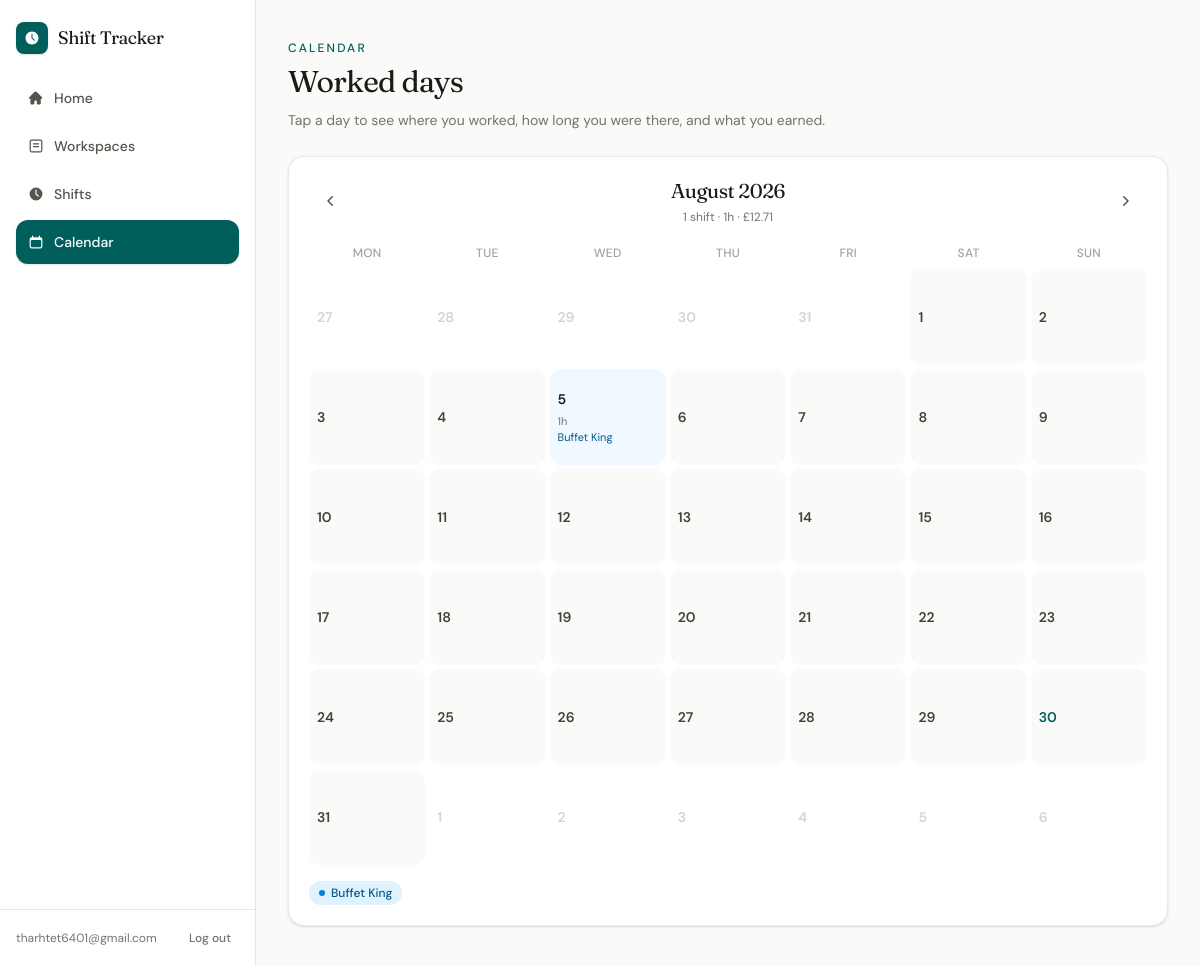
The page /calendar/ (signed in) on the database as committed earlier.
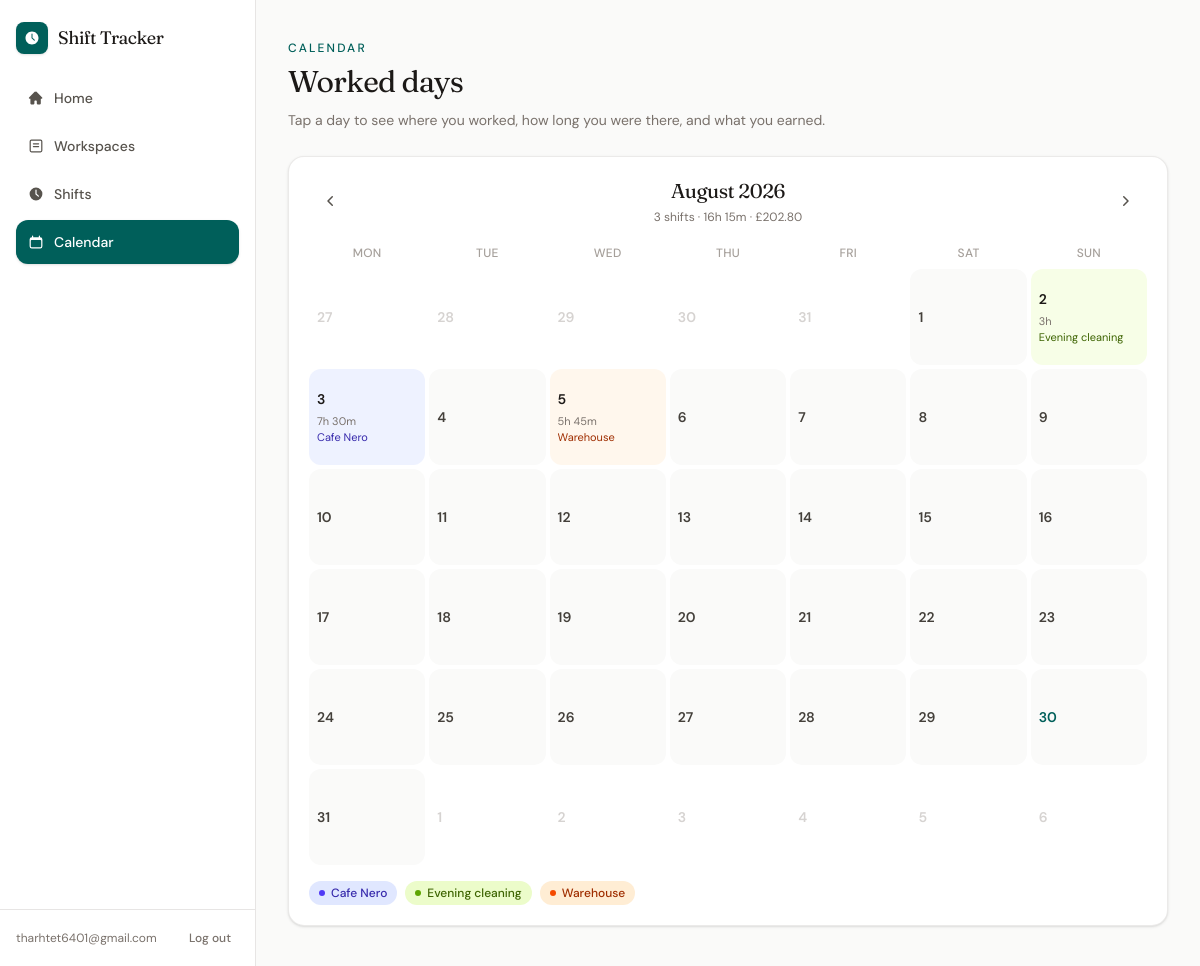
The same page on the database as committed later.
### shifts/models.py (models this page shows, shortened)
class Shift(models.Model):
    user = models.ForeignKey(
        settings.AUTH_USER_MODEL,
        on_delete=models.CASCADE,
        related_name="shifts",
    )
    workplace = models.ForeignKey(
        Workplace,
        on_delete=models.PROTECT,
        related_name="shifts",
    )
    date = models.DateField()
    start_time = models.TimeField()
    end_time = models.TimeField()
    break_minutes = models.PositiveIntegerField(default=0)
    hourly_rate_at_time = models.DecimalField(
        max_digits=6,
        decimal_places=2,
    )
    notes = models.TextField(
        blank=True,
    )
    created_at = models.DateTimeField(auto_now_add=True)
    updated_at = models.DateTimeField(auto_now=True)
    def duration_minutes(self):
        start = datetime.combine(
            self.date,
            self.start_time,
        )
        end = datetime.combine(
            self.date,
            self.end_time,
        )
        if end <= start:
            end += timedelta(days=1)
        total_minutes = int(
            (end - start).total_seconds() / 60
        )
        return total_minutes - self.break_minutes
    def duration_hours(self):
        return Decimal(self.duration_minutes()) / Decimal("60")
    def estimated_earnings(self):
        return (
            self.duration_hours()
            * self.hourly_rate_at_time
        ).quantize(Decimal("0.01"))

### workspaces/models.py (models this page shows, shortened)
class Workplace(models.Model):
    user = models.ForeignKey(
        settings.AUTH_USER_MODEL,
        on_delete=models.CASCADE,
        related_name="workplaces",
    )
    name = models.CharField(max_length=100)
    hourly_rate = models.DecimalField(
        max_digits=6,
        decimal_places=2,
    )
    is_active = models.BooleanField(default=True)
    created_at = models.DateTimeField(auto_now_add=True)
    updated_at = models.DateTimeField(auto_now=True)
    @property
    def color_key(self):
        return workplace_color_key(self.pk)

### shifts/views.py (the view)
# urls.py: path("calendar/", views.shift_calendar, name="shift_calendar"),
@login_required
def shift_calendar(request):
    try:
        context = _calendar_context(request)
        template = (
            "shifts/partials/calendar.html"
            if request.headers.get("HX-Request")
            else "shifts/calendar.html"
        )
        return render(request, template, context)
    except Exception:
        messages.error(request, "Could not load the calendar.")
        template = (
            "shifts/partials/calendar.html"
            if request.headers.get("HX-Request")
            else "shifts/calendar.html"
        )
        return render(request, template, empty_calendar_month())

### shifts/services.py (called while the page is built)
def format_minutes(minutes):
    minutes = max(int(minutes), 0)
    hours, remaining = divmod(minutes, 60)
    if hours and remaining:
        return f"{hours}h {remaining}m"
    if hours:
        return f"{hours}h"
    return f"{remaining}m"

def _empty_summary():
    return {
        "count": 0,
        "minutes": 0,
        "hours_display": format_minutes(0),
        "pay": Decimal("0.00"),
    }

def summarize_shifts(shifts):
    summary = _empty_summary()
    for shift in shifts:
        minutes = max(shift.duration_minutes(), 0)
        summary["count"] += 1
        summary["minutes"] += minutes
        summary["pay"] += shift.estimated_earnings()
    summary["hours_display"] = format_minutes(summary["minutes"])
    summary["pay"] = summary["pay"].quantize(Decimal("0.01"))
    return summary

def unique_workplaces(shifts):
    workplaces = []
    seen = set()
    for shift in shifts:
        if shift.workplace_id in seen:
            continue
        seen.add(shift.workplace_id)
        workplaces.append(shift.workplace)
    return workplaces

### shifts/templates/shifts/calendar.html (shortened to what this page needs)
{% extends "app.html" %}
{% block app_content %}
<div class="px-4 py-6 sm:px-8 sm:py-10">
    <p class="text-xs font-medium uppercase tracking-[0.18em] text-teal-800">Calendar</p>
    <h1 class="mt-2 font-serif text-2xl tracking-tight text-stone-900 sm:text-3xl">Worked days</h1>
    <p class="mt-2 max-w-xl text-sm leading-6 text-stone-500">
        Tap a day to see where you worked, how long you were there, and what you earned.
    </p>
    <div id="calendar-root" class="mt-6">
        {% include "shifts/partials/calendar.html" %}
    </div>
</div>
{% endblock %}

### shifts/templates/shifts/partials/calendar.html (shortened to what the changed rows need)
<div class="rounded-2xl border border-stone-200/80 bg-white p-4 shadow-sm sm:p-5">
    <div class="flex items-center justify-between gap-3">
        <div class="text-center">
            <h2 class="font-serif text-xl tracking-tight text-stone-900">{{ title }}</h2>
            <p class="mt-1 text-xs text-stone-500">
                {{ month_summary.count }} shift{{ month_summary.count|pluralize }}
                · {{ month_summary.hours_display }}
                · £{{ month_summary.pay }}
            </p>
        </div>
    </div>
    <div class="mt-4 grid grid-cols-7 gap-1 text-center text-[11px] font-medium uppercase tracking-wide text-stone-400 sm:text-xs">
        {% for label in weekday_labels %}
            <div class="py-1">{{ label }}</div>
        {% endfor %}
    </div>
    <div class="mt-1 grid grid-cols-7 gap-1">
        {% for week in weeks %}
            {% for day in week %}
                <button
                    type="button"
                    hx-get="{% url 'calendar_day' %}?day={{ day.date|date:'Y-m-d' }}"
                    hx-target="#modal"
                    hx-swap="innerHTML"
                    aria-label="Shifts on {{ day.date|date:'l j F' }}"
                    class="w-full min-h-14 cursor-pointer rounded-xl border-0 p-1.5 text-left transition sm:min-h-24 sm:p-2 {% if day.color_key %}cal-cell-{{ day.color_key }}{% elif day.has_shifts %}bg-stone-100 text-stone-900 hover:bg-stone-200{% elif day.in_month %}bg-stone-50 text-stone-700 hover:bg-stone-100{% else %}bg-white text-stone-300{% endif %}"
                >
                    <span class="block text-xs font-semibold sm:text-sm {% if day.is_today %}{% if day.color_key %}cal-label-{{ day.color_key }}{% else %}text-teal-800{% endif %}{% endif %}">
                        {{ day.date.day }}
                    </span>
                    {% if day.has_shifts %}
                        <span class="mt-1 hidden text-[11px] leading-4 text-stone-500 sm:block">
                            {{ day.hours_display }}
                            {% for shift in day.shifts %}
                                <span class="block truncate cal-label-{{ shift.workplace.color_key }}">{{ shift.workplace.name }}</span>
                            {% endfor %}
                        </span>
                    {% endif %}
                </button>
            {% endfor %}
        {% endfor %}
    </div>
    {% if workplace_legend %}
        <ul class="mt-4 flex flex-wrap gap-2">
            {% for workplace in workplace_legend %}
                <li class="inline-flex items-center gap-1.5 rounded-full px-2.5 py-1 text-xs font-medium cal-chip-{{ workplace.color_key }}">
                    <span class="size-1.5 rounded-full cal-dot-{{ workplace.color_key }}"></span>
                    {{ workplace.name }}
                </li>
            {% endfor %}
        </ul>
    {% endif %}
</div>

Rows that differ between the two databases and show on the page:
removed Shift: workplace.name "Buffet King", shown under "5"
removed Workplace: name "Buffet King"
added Shift: workplace.name "Evening cleaning", shown under "2"
added Shift: workplace.name "Cafe Nero", shown under "3"
added Shift: workplace.name "Warehouse", shown under "5"
added Workplace: name "Cafe Nero"
added Workplace: name "Evening cleaning"
added Workplace: name "Warehouse"
Other text that changed with them:
{{ month_summary.count }}: "1" → "3"
{{ month_summary.hours_display }}: "1h" → "16h 15m"
{{ month_summary.pay }}: "12.71" → "202.80"
list line gone: "2"
new list line: "2 3h"
list line gone: "3 5 1h"
new list line: "3 7h 30m 5 5h 45m"
